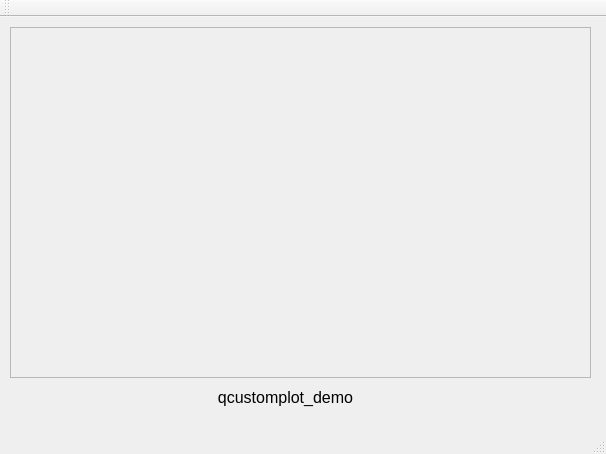
<?xml version="1.0" encoding="UTF-8"?>
<ui version="4.0">
 <class>MainWindow</class>
 <widget class="QMainWindow" name="MainWindow">
  <property name="geometry">
   <rect>
    <x>0</x>
    <y>0</y>
    <width>606</width>
    <height>454</height>
   </rect>
  </property>
  <property name="windowTitle">
   <string>MainWindow</string>
  </property>
  <widget class="QWidget" name="centralWidget">
   <widget class="QFrame" name="frame">
    <property name="geometry">
     <rect>
      <x>10</x>
      <y>10</y>
      <width>581</width>
      <height>351</height>
     </rect>
    </property>
    <property name="frameShape">
     <enum>QFrame::StyledPanel</enum>
    </property>
    <property name="frameShadow">
     <enum>QFrame::Raised</enum>
    </property>
    <widget class="QCustomPlot" name="customPlot" native="true">
     <property name="geometry">
      <rect>
       <x>10</x>
       <y>10</y>
       <width>561</width>
       <height>331</height>
      </rect>
     </property>
    </widget>
   </widget>
   <widget class="QLabel" name="label">
    <property name="geometry">
     <rect>
      <x>210</x>
      <y>370</y>
      <width>151</width>
      <height>21</height>
     </rect>
    </property>
    <property name="text">
     <string>&lt;html&gt;&lt;head/&gt;&lt;body&gt;&lt;p align=&quot;center&quot;&gt;&lt;span style=&quot; font-size:12pt;&quot;&gt;qcustomplot_demo&lt;/span&gt;&lt;/p&gt;&lt;/body&gt;&lt;/html&gt;</string>
    </property>
   </widget>
  </widget>
  <widget class="QMenuBar" name="menuBar">
   <property name="geometry">
    <rect>
     <x>0</x>
     <y>0</y>
     <width>606</width>
     <height>22</height>
    </rect>
   </property>
  </widget>
  <widget class="QToolBar" name="mainToolBar">
   <attribute name="toolBarArea">
    <enum>TopToolBarArea</enum>
   </attribute>
   <attribute name="toolBarBreak">
    <bool>false</bool>
   </attribute>
  </widget>
  <widget class="QStatusBar" name="statusBar"/>
 </widget>
 <layoutdefault spacing="6" margin="11"/>
 <customwidgets>
  <customwidget>
   <class>QCustomPlot</class>
   <extends>QWidget</extends>
   <header>../../qcustomplot.h</header>
   <container>1</container>
  </customwidget>
 </customwidgets>
 <resources/>
 <connections/>
</ui>
